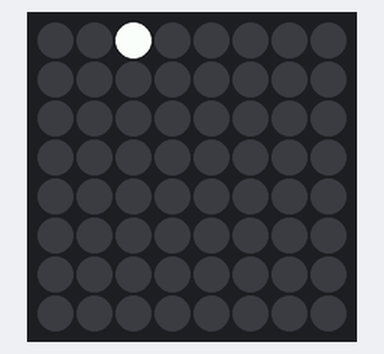
The program below on a simulated Raspberry Pi (BCM pin numbers) with a Sense HAT. Shown: the Sense HAT's 8×8 RGB LED matrix. Dim RGB values are drawn brighter than linear; random numbers come from a fixed seed.

Above: at 0.07 s.
At 5.04 s:
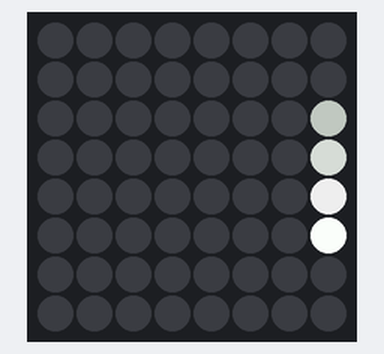
At 10.11 s:
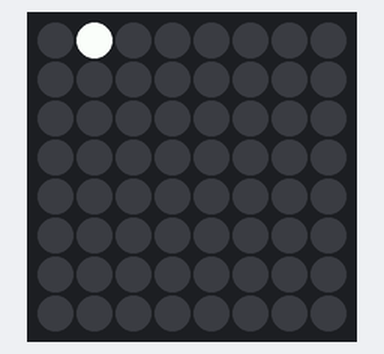
At 19.95 s:
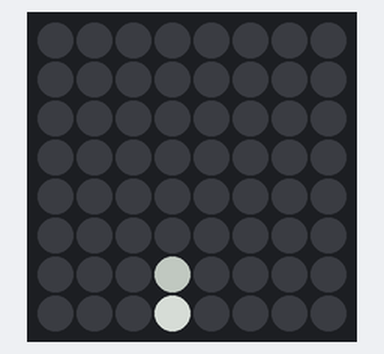
At 29.89 s:
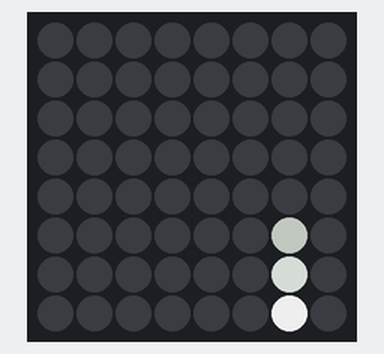
At 39.94 s:
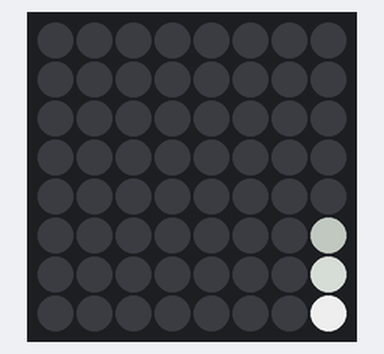

The program:

raindrop.py
```python
'''
name: Rain Art
hardware: RPI sensor HAT
author : CHOI SY
support : BAEK DS
edit: 2020.1.20
'''
from sense_hat import SenseHat
from time import sleep
from random import randint

sense = SenseHat()


#case1
g = (0,0,0)
a = (50,50,50)
b = (100,100,100)
c = (170,170,170)
d = (255,255,255)

#case2
e = (0,0,0)#start
f = (50,50,50)
q = (100,100,100)

h = (150,150,150)
i = (200,200,200)
j = (255,255,255)


while True:
    x = randint(0,7)
    #무한 반복
    for y in range(11):

        rain = [{'xy':(x,0+y), 'color':j},
                {'xy':(x,-1+y), 'color':i},
                {'xy':(x,-2+y), 'color':h},
                {'xy':(x,-3+y), 'color':q}]


        '''
        drops =[g,a,g,a,g,a,g,e,
                g,g,g,g,g,g,g,f,
                g,b,g,b,g,b,g,q,
                g,g,g,g,g,g,g,h,
                g,c,g,c,g,c,g,i,
                g,g,g,g,g,g,g,j,
                g,d,g,d,g,d,g,g,
                g,g,g,g,g,g,g,g ]
        '''
        drops =[g for i in range(64)]
        #반복 4번
        for part in rain:
            x = part['xy'][0]
            y = part['xy'][1]
            if( 0<= y <=7):
                n = x + (y*8)
                drops[n] = part['color']

        sense.clear()
        sense.set_pixels(drops)
        sleep(0.1)
```
